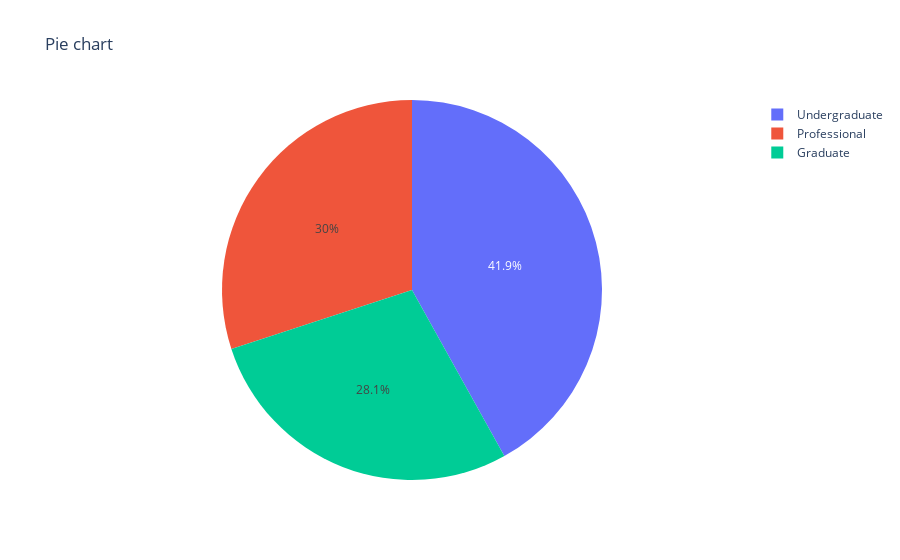

Notebook code cell kept with this figure:
### Code cell
# Ploting pie chart to find percentage of education 

fig = ps.pie(data, values =education_dis, names = education_dis.index, title = 'Pie chart' )
fig.show()

### Figure 1 — Plotly figure (JSON) as saved in the notebook; plotly's stock layout.template omitted (floating-point values rounded to 4 significant figures)
{"data": [{"domain": {"x": [0, 1], "y": [0, 1]}, "hovertemplate": "label=%{label}<br>value=%{value}<extra></extra>", "labels": ["Graduate", "Professional", "Undergraduate"], "legendgroup": "", "name": "", "showlegend": true, "type": "pie", "values": [1403, 1501, 2096]}], "layout": {"legend": {"tracegroupgap": 0}, "title": {"text": "Pie chart"}}}
